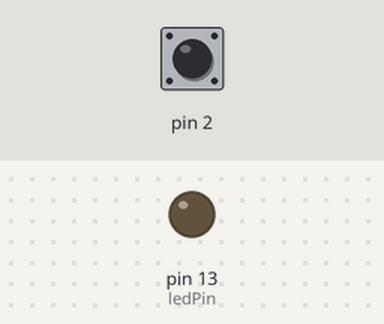
A sketch run on a simulated Arduino Uno, built with avr-gcc and run on an emulated ATmega328P. Parts: output pins drawn as LEDs (lit = HIGH). The inputs (shaded band) are chosen by the test bench; at power-on: pin 2 HIGH.

Above: at 1.2 s.
1.3 s: pin 2 pulled LOW for 0.15 s
At 1.9 s:
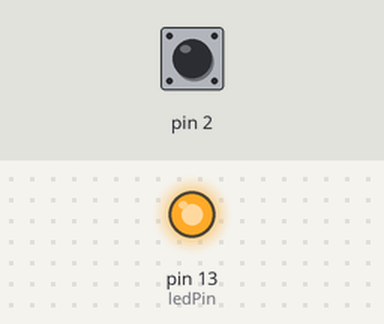
3.9 s: pin 2 pulled LOW for 1 s
7.3 s: pin 2 pulled LOW for 3.2 s
At 12.5 s:
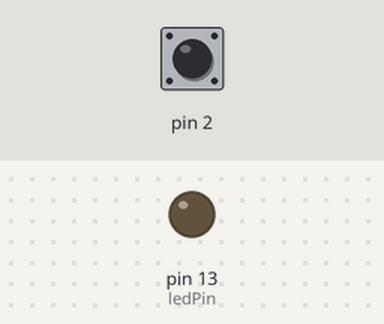
Timing chart, 0 to 14.0 s (numbered marks = the images above; inputs shaded):
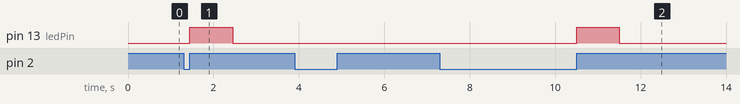

The sketch:

test_interrupt.ino
```cpp
int ledPin = 13;
volatile unsigned long press_ms = 0;

void tatled() {
    press_ms = millis();
    digitalWrite(ledPin, HIGH); // bat đèn led
}

void setup() {
    pinMode(ledPin, OUTPUT);
    pinMode(2, INPUT_PULLUP); // sử dụng điện trở kéo lên cho chân số 2, ngắt 0
    attachInterrupt(0, tatled, RISING); // gọi hàm tatled liên tục khi còn nhấn nút
}

void loop() {
    if ((millis() - press_ms) >= 1000) {
        digitalWrite(ledPin, LOW); // tat đèn led
    } else {
        //
    }
}
```

Measured:
- after the input at 1.3 s, pin 13 (ledPin): LOW → HIGH after 0.15 s, → LOW 1.0 s later
- after the input at 7.3 s, pin 13 (ledPin): LOW → HIGH after 3.2 s, → LOW 1.0 s later
